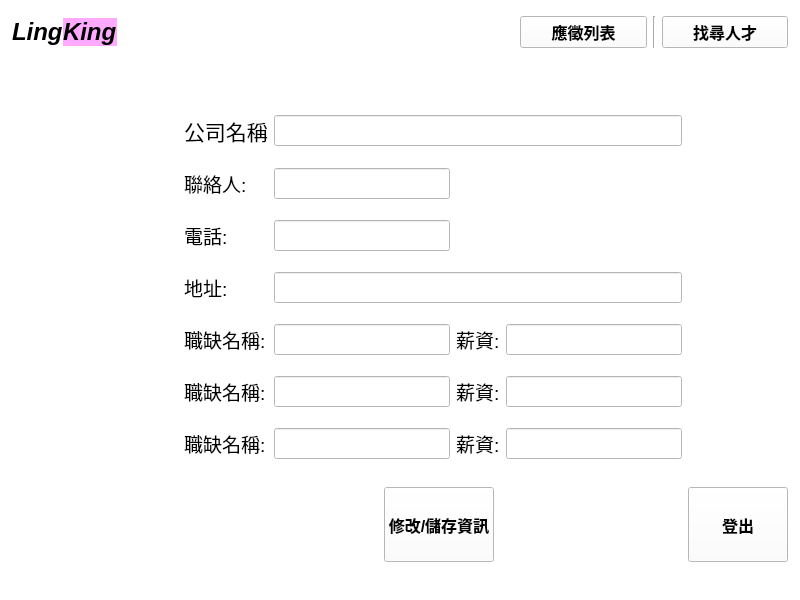
<?xml version="1.0" encoding="UTF-8"?>
<ui version="4.0">
 <class>companyInterfaceWindow</class>
 <widget class="QMainWindow" name="companyInterfaceWindow">
  <property name="geometry">
   <rect>
    <x>0</x>
    <y>0</y>
    <width>800</width>
    <height>600</height>
   </rect>
  </property>
  <property name="windowTitle">
   <string>LingKing</string>
  </property>
  <property name="styleSheet">
   <string notr="true">background-color: rgb(255, 255, 255);</string>
  </property>
  <widget class="QWidget" name="centralwidget">
   <layout class="QGridLayout" name="gridLayout_2">
    <property name="leftMargin">
     <number>12</number>
    </property>
    <property name="topMargin">
     <number>10</number>
    </property>
    <property name="rightMargin">
     <number>12</number>
    </property>
    <property name="bottomMargin">
     <number>10</number>
    </property>
    <item row="2" column="0">
     <spacer name="verticalSpacer">
      <property name="orientation">
       <enum>Qt::Vertical</enum>
      </property>
      <property name="sizeType">
       <enum>QSizePolicy::Fixed</enum>
      </property>
      <property name="sizeHint" stdset="0">
       <size>
        <width>20</width>
        <height>375</height>
       </size>
      </property>
     </spacer>
    </item>
    <item row="2" column="1" colspan="2">
     <layout class="QGridLayout" name="gridLayout">
      <item row="1" column="0">
       <widget class="QLabel" name="label_2">
        <property name="font">
         <font>
          <pointsize>14</pointsize>
         </font>
        </property>
        <property name="text">
         <string>聯絡人:</string>
        </property>
       </widget>
      </item>
      <item row="0" column="1" colspan="3">
       <widget class="QLineEdit" name="company_name_show">
        <property name="font">
         <font>
          <pointsize>14</pointsize>
         </font>
        </property>
        <property name="text">
         <string/>
        </property>
       </widget>
      </item>
      <item row="1" column="1">
       <widget class="QLineEdit" name="connect_name">
        <property name="font">
         <font>
          <pointsize>14</pointsize>
         </font>
        </property>
       </widget>
      </item>
      <item row="2" column="1">
       <widget class="QLineEdit" name="lineEdit_2">
        <property name="font">
         <font>
          <pointsize>14</pointsize>
         </font>
        </property>
       </widget>
      </item>
      <item row="2" column="0">
       <widget class="QLabel" name="label_3">
        <property name="font">
         <font>
          <pointsize>14</pointsize>
         </font>
        </property>
        <property name="text">
         <string>電話:</string>
        </property>
       </widget>
      </item>
      <item row="0" column="0">
       <widget class="QLabel" name="show_company_name">
        <property name="font">
         <font>
          <pointsize>16</pointsize>
         </font>
        </property>
        <property name="text">
         <string>公司名稱</string>
        </property>
       </widget>
      </item>
      <item row="5" column="1">
       <widget class="QLineEdit" name="lineEdit_7">
        <property name="font">
         <font>
          <pointsize>14</pointsize>
         </font>
        </property>
       </widget>
      </item>
      <item row="5" column="0">
       <widget class="QLabel" name="label_8">
        <property name="font">
         <font>
          <pointsize>14</pointsize>
         </font>
        </property>
        <property name="text">
         <string>職缺名稱:</string>
        </property>
       </widget>
      </item>
      <item row="4" column="1">
       <widget class="QLineEdit" name="lineEdit_6">
        <property name="font">
         <font>
          <pointsize>14</pointsize>
         </font>
        </property>
       </widget>
      </item>
      <item row="4" column="2">
       <widget class="QLabel" name="label_12">
        <property name="font">
         <font>
          <pointsize>14</pointsize>
         </font>
        </property>
        <property name="text">
         <string>薪資:</string>
        </property>
       </widget>
      </item>
      <item row="4" column="0">
       <widget class="QLabel" name="label_7">
        <property name="font">
         <font>
          <pointsize>14</pointsize>
         </font>
        </property>
        <property name="text">
         <string>職缺名稱:</string>
        </property>
       </widget>
      </item>
      <item row="5" column="2">
       <widget class="QLabel" name="label_10">
        <property name="font">
         <font>
          <pointsize>14</pointsize>
         </font>
        </property>
        <property name="text">
         <string>薪資:</string>
        </property>
       </widget>
      </item>
      <item row="3" column="0">
       <widget class="QLabel" name="label_4">
        <property name="font">
         <font>
          <pointsize>14</pointsize>
         </font>
        </property>
        <property name="text">
         <string>地址:</string>
        </property>
       </widget>
      </item>
      <item row="3" column="1" colspan="3">
       <widget class="QLineEdit" name="lineEdit_3">
        <property name="font">
         <font>
          <pointsize>14</pointsize>
         </font>
        </property>
        <property name="text">
         <string/>
        </property>
       </widget>
      </item>
      <item row="4" column="3">
       <widget class="QLineEdit" name="lineEdit_9">
        <property name="font">
         <font>
          <pointsize>14</pointsize>
         </font>
        </property>
       </widget>
      </item>
      <item row="6" column="1">
       <widget class="QLineEdit" name="lineEdit_8">
        <property name="font">
         <font>
          <pointsize>14</pointsize>
         </font>
        </property>
       </widget>
      </item>
      <item row="6" column="2">
       <widget class="QLabel" name="label_11">
        <property name="font">
         <font>
          <pointsize>14</pointsize>
         </font>
        </property>
        <property name="text">
         <string>薪資:</string>
        </property>
       </widget>
      </item>
      <item row="5" column="3">
       <widget class="QLineEdit" name="lineEdit_11">
        <property name="font">
         <font>
          <pointsize>14</pointsize>
         </font>
        </property>
       </widget>
      </item>
      <item row="6" column="0">
       <widget class="QLabel" name="label_9">
        <property name="font">
         <font>
          <pointsize>14</pointsize>
         </font>
        </property>
        <property name="text">
         <string>職缺名稱:</string>
        </property>
       </widget>
      </item>
      <item row="6" column="3">
       <widget class="QLineEdit" name="lineEdit_10">
        <property name="font">
         <font>
          <pointsize>14</pointsize>
         </font>
        </property>
       </widget>
      </item>
     </layout>
    </item>
    <item row="3" column="3">
     <widget class="QPushButton" name="logout_BTN">
      <property name="sizePolicy">
       <sizepolicy hsizetype="Expanding" vsizetype="Expanding">
        <horstretch>1</horstretch>
        <verstretch>1</verstretch>
       </sizepolicy>
      </property>
      <property name="maximumSize">
       <size>
        <width>100</width>
        <height>75</height>
       </size>
      </property>
      <property name="font">
       <font>
        <pointsize>12</pointsize>
        <weight>75</weight>
        <bold>true</bold>
       </font>
      </property>
      <property name="cursor">
       <cursorShape>PointingHandCursor</cursorShape>
      </property>
      <property name="styleSheet">
       <string notr="true">background-color: rgb(255, 255, 255);</string>
      </property>
      <property name="text">
       <string>登出</string>
      </property>
     </widget>
    </item>
    <item row="0" column="0" colspan="2">
     <layout class="QHBoxLayout" name="horizontalLayout_2">
      <property name="spacing">
       <number>0</number>
      </property>
      <item>
       <widget class="QLabel" name="label">
        <property name="enabled">
         <bool>true</bool>
        </property>
        <property name="sizePolicy">
         <sizepolicy hsizetype="Fixed" vsizetype="Fixed">
          <horstretch>1</horstretch>
          <verstretch>0</verstretch>
         </sizepolicy>
        </property>
        <property name="font">
         <font>
          <pointsize>18</pointsize>
          <weight>75</weight>
          <italic>true</italic>
          <bold>true</bold>
          <strikeout>false</strikeout>
         </font>
        </property>
        <property name="text">
         <string>Ling</string>
        </property>
        <property name="textFormat">
         <enum>Qt::PlainText</enum>
        </property>
        <property name="wordWrap">
         <bool>false</bool>
        </property>
       </widget>
      </item>
      <item>
       <widget class="QLabel" name="label_5">
        <property name="sizePolicy">
         <sizepolicy hsizetype="Fixed" vsizetype="Fixed">
          <horstretch>2</horstretch>
          <verstretch>0</verstretch>
         </sizepolicy>
        </property>
        <property name="font">
         <font>
          <pointsize>18</pointsize>
          <weight>75</weight>
          <italic>true</italic>
          <bold>true</bold>
         </font>
        </property>
        <property name="styleSheet">
         <string notr="true">background-color: rgb(255, 170, 255)</string>
        </property>
        <property name="text">
         <string>King</string>
        </property>
       </widget>
      </item>
      <item>
       <spacer name="horizontalSpacer">
        <property name="orientation">
         <enum>Qt::Horizontal</enum>
        </property>
        <property name="sizeType">
         <enum>QSizePolicy::Expanding</enum>
        </property>
        <property name="sizeHint" stdset="0">
         <size>
          <width>40</width>
          <height>20</height>
         </size>
        </property>
       </spacer>
      </item>
     </layout>
    </item>
    <item row="3" column="1">
     <layout class="QHBoxLayout" name="horizontalLayout_3">
      <item>
       <spacer name="horizontalSpacer_2">
        <property name="orientation">
         <enum>Qt::Horizontal</enum>
        </property>
        <property name="sizeType">
         <enum>QSizePolicy::Fixed</enum>
        </property>
        <property name="sizeHint" stdset="0">
         <size>
          <width>200</width>
          <height>20</height>
         </size>
        </property>
       </spacer>
      </item>
      <item>
       <widget class="QPushButton" name="update_save_BTN">
        <property name="sizePolicy">
         <sizepolicy hsizetype="Maximum" vsizetype="Fixed">
          <horstretch>0</horstretch>
          <verstretch>0</verstretch>
         </sizepolicy>
        </property>
        <property name="maximumSize">
         <size>
          <width>250</width>
          <height>75</height>
         </size>
        </property>
        <property name="font">
         <font>
          <pointsize>12</pointsize>
          <weight>75</weight>
          <bold>true</bold>
         </font>
        </property>
        <property name="text">
         <string>修改/儲存資訊</string>
        </property>
       </widget>
      </item>
     </layout>
    </item>
    <item row="0" column="2" colspan="2">
     <layout class="QHBoxLayout" name="horizontalLayout">
      <item>
       <spacer name="horizontalSpacer_3">
        <property name="orientation">
         <enum>Qt::Horizontal</enum>
        </property>
        <property name="sizeType">
         <enum>QSizePolicy::Fixed</enum>
        </property>
        <property name="sizeHint" stdset="0">
         <size>
          <width>20</width>
          <height>20</height>
         </size>
        </property>
       </spacer>
      </item>
      <item>
       <widget class="QPushButton" name="job_notice">
        <property name="sizePolicy">
         <sizepolicy hsizetype="Expanding" vsizetype="Fixed">
          <horstretch>0</horstretch>
          <verstretch>0</verstretch>
         </sizepolicy>
        </property>
        <property name="font">
         <font>
          <pointsize>12</pointsize>
          <weight>75</weight>
          <bold>true</bold>
         </font>
        </property>
        <property name="text">
         <string>應徵列表</string>
        </property>
       </widget>
      </item>
      <item>
       <widget class="Line" name="line">
        <property name="orientation">
         <enum>Qt::Vertical</enum>
        </property>
       </widget>
      </item>
      <item>
       <widget class="QPushButton" name="job_search">
        <property name="sizePolicy">
         <sizepolicy hsizetype="Expanding" vsizetype="Fixed">
          <horstretch>0</horstretch>
          <verstretch>0</verstretch>
         </sizepolicy>
        </property>
        <property name="font">
         <font>
          <pointsize>12</pointsize>
          <weight>75</weight>
          <bold>true</bold>
         </font>
        </property>
        <property name="text">
         <string>找尋人才</string>
        </property>
       </widget>
      </item>
     </layout>
    </item>
    <item row="1" column="0">
     <spacer name="verticalSpacer_2">
      <property name="orientation">
       <enum>Qt::Vertical</enum>
      </property>
      <property name="sizeType">
       <enum>QSizePolicy::Fixed</enum>
      </property>
      <property name="sizeHint" stdset="0">
       <size>
        <width>20</width>
        <height>40</height>
       </size>
      </property>
     </spacer>
    </item>
   </layout>
  </widget>
  <widget class="QStatusBar" name="statusbar"/>
 </widget>
 <resources/>
 <connections/>
</ui>
